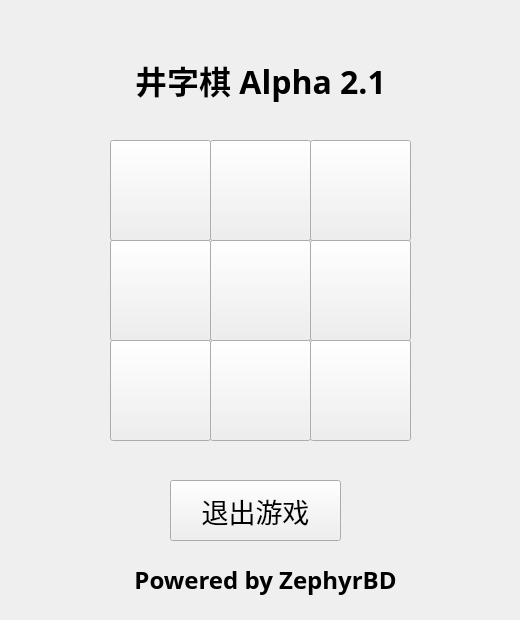
<?xml version="1.0" encoding="UTF-8"?>
<ui version="4.0">
 <class>Widget</class>
 <widget class="QWidget" name="Widget">
  <property name="geometry">
   <rect>
    <x>0</x>
    <y>0</y>
    <width>520</width>
    <height>620</height>
   </rect>
  </property>
  <property name="windowTitle">
   <string>Widget</string>
  </property>
  <widget class="QPushButton" name="oneButton">
   <property name="geometry">
    <rect>
     <x>110</x>
     <y>140</y>
     <width>101</width>
     <height>101</height>
    </rect>
   </property>
   <property name="text">
    <string/>
   </property>
   <property name="iconSize">
    <size>
     <width>64</width>
     <height>64</height>
    </size>
   </property>
  </widget>
  <widget class="QPushButton" name="twoButton">
   <property name="geometry">
    <rect>
     <x>210</x>
     <y>140</y>
     <width>101</width>
     <height>101</height>
    </rect>
   </property>
   <property name="text">
    <string/>
   </property>
   <property name="iconSize">
    <size>
     <width>64</width>
     <height>64</height>
    </size>
   </property>
  </widget>
  <widget class="QPushButton" name="threeButton">
   <property name="geometry">
    <rect>
     <x>310</x>
     <y>140</y>
     <width>101</width>
     <height>101</height>
    </rect>
   </property>
   <property name="text">
    <string/>
   </property>
   <property name="iconSize">
    <size>
     <width>64</width>
     <height>64</height>
    </size>
   </property>
  </widget>
  <widget class="QPushButton" name="fourButton">
   <property name="geometry">
    <rect>
     <x>110</x>
     <y>240</y>
     <width>101</width>
     <height>101</height>
    </rect>
   </property>
   <property name="text">
    <string/>
   </property>
   <property name="iconSize">
    <size>
     <width>64</width>
     <height>64</height>
    </size>
   </property>
  </widget>
  <widget class="QPushButton" name="sixButton">
   <property name="geometry">
    <rect>
     <x>310</x>
     <y>240</y>
     <width>101</width>
     <height>101</height>
    </rect>
   </property>
   <property name="text">
    <string/>
   </property>
   <property name="iconSize">
    <size>
     <width>64</width>
     <height>64</height>
    </size>
   </property>
  </widget>
  <widget class="QPushButton" name="fiveButton">
   <property name="geometry">
    <rect>
     <x>210</x>
     <y>240</y>
     <width>101</width>
     <height>101</height>
    </rect>
   </property>
   <property name="text">
    <string/>
   </property>
   <property name="iconSize">
    <size>
     <width>64</width>
     <height>64</height>
    </size>
   </property>
  </widget>
  <widget class="QPushButton" name="eightButton">
   <property name="geometry">
    <rect>
     <x>210</x>
     <y>340</y>
     <width>101</width>
     <height>101</height>
    </rect>
   </property>
   <property name="text">
    <string/>
   </property>
   <property name="iconSize">
    <size>
     <width>64</width>
     <height>64</height>
    </size>
   </property>
  </widget>
  <widget class="QPushButton" name="sevenButton">
   <property name="geometry">
    <rect>
     <x>110</x>
     <y>340</y>
     <width>101</width>
     <height>101</height>
    </rect>
   </property>
   <property name="text">
    <string/>
   </property>
   <property name="iconSize">
    <size>
     <width>64</width>
     <height>64</height>
    </size>
   </property>
  </widget>
  <widget class="QPushButton" name="nineButton">
   <property name="geometry">
    <rect>
     <x>310</x>
     <y>340</y>
     <width>101</width>
     <height>101</height>
    </rect>
   </property>
   <property name="text">
    <string/>
   </property>
   <property name="iconSize">
    <size>
     <width>64</width>
     <height>64</height>
    </size>
   </property>
  </widget>
  <widget class="QPushButton" name="exitButton">
   <property name="geometry">
    <rect>
     <x>170</x>
     <y>480</y>
     <width>171</width>
     <height>61</height>
    </rect>
   </property>
   <property name="font">
    <font>
     <family>MiSans</family>
     <pointsize>20</pointsize>
    </font>
   </property>
   <property name="text">
    <string>退出游戏</string>
   </property>
  </widget>
  <widget class="QLabel" name="label">
   <property name="geometry">
    <rect>
     <x>110</x>
     <y>30</y>
     <width>301</width>
     <height>101</height>
    </rect>
   </property>
   <property name="font">
    <font>
     <family>MiSans</family>
     <bold>true</bold>
    </font>
   </property>
   <property name="text">
    <string>&lt;html&gt;&lt;head/&gt;&lt;body&gt;&lt;p align=&quot;center&quot;&gt;&lt;span style=&quot; font-size:24pt;&quot;&gt;井字棋 Alpha 2.1&lt;/span&gt;&lt;/p&gt;&lt;/body&gt;&lt;/html&gt;</string>
   </property>
  </widget>
  <widget class="QLabel" name="label_2">
   <property name="geometry">
    <rect>
     <x>110</x>
     <y>560</y>
     <width>311</width>
     <height>41</height>
    </rect>
   </property>
   <property name="font">
    <font>
     <family>MiSans Heavy</family>
     <pointsize>18</pointsize>
     <bold>true</bold>
    </font>
   </property>
   <property name="text">
    <string>&lt;html&gt;&lt;head/&gt;&lt;body&gt;&lt;p align=&quot;center&quot;&gt;Powered by ZephyrBD&lt;/p&gt;&lt;/body&gt;&lt;/html&gt;</string>
   </property>
  </widget>
 </widget>
 <resources/>
 <connections/>
</ui>
